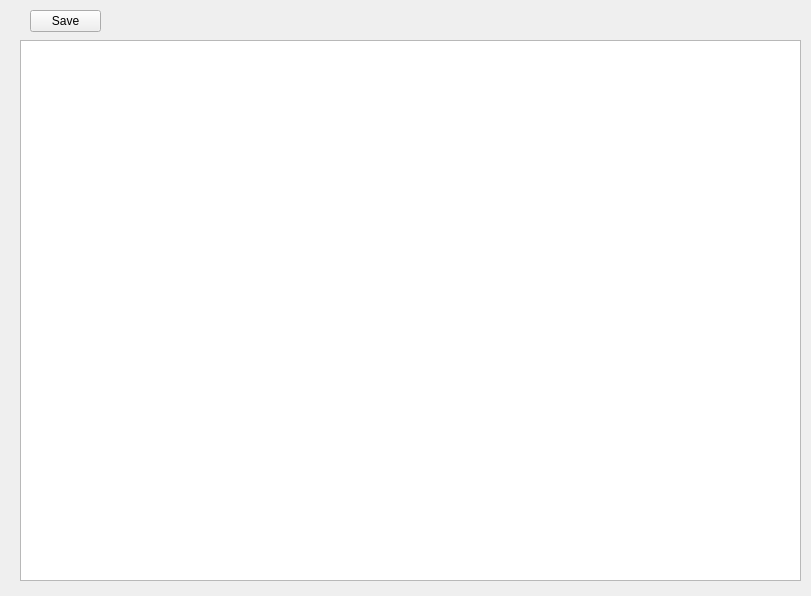
<?xml version="1.0" encoding="UTF-8"?>
<ui version="4.0">
 <class>Dialog</class>
 <widget class="QDialog" name="Dialog">
  <property name="geometry">
   <rect>
    <x>0</x>
    <y>0</y>
    <width>811</width>
    <height>596</height>
   </rect>
  </property>
  <property name="windowTitle">
   <string>Users Window</string>
  </property>
  <widget class="QTableWidget" name="tableWidget_Users">
   <property name="geometry">
    <rect>
     <x>20</x>
     <y>40</y>
     <width>781</width>
     <height>541</height>
    </rect>
   </property>
  </widget>
  <widget class="QWidget" name="widget" native="true">
   <property name="geometry">
    <rect>
     <x>20</x>
     <y>0</y>
     <width>781</width>
     <height>41</height>
    </rect>
   </property>
   <widget class="QToolButton" name="toolButton_Save">
    <property name="geometry">
     <rect>
      <x>10</x>
      <y>10</y>
      <width>71</width>
      <height>22</height>
     </rect>
    </property>
    <property name="text">
     <string>Save</string>
    </property>
    <property name="icon">
     <iconset theme="Save">
      <normaloff>.</normaloff>.</iconset>
    </property>
   </widget>
  </widget>
 </widget>
 <resources/>
 <connections/>
</ui>
